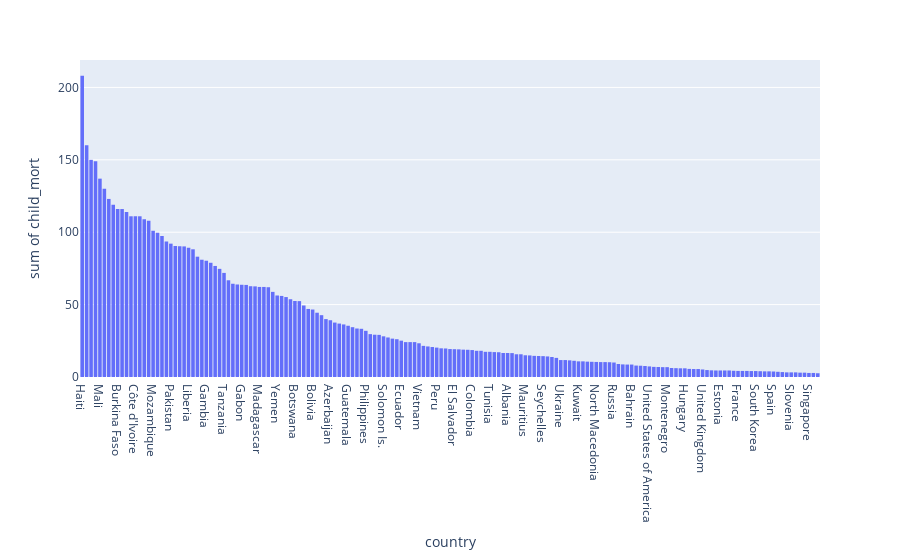

This figure's notebook cell:
### Code cell
px.histogram(df.sort_values('child_mort',ascending=False), x='country', y='child_mort')

### Figure 1 — Plotly figure (JSON) as saved in the notebook; plotly's stock layout.template omitted (floating-point values rounded to 4 significant figures; data arrays with more than 128 entries replaced by an {"elided": "..."} marker saying what was removed)
{"data": [{"alignmentgroup": "True", "bingroup": "x", "histfunc": "sum", "hovertemplate": "country=%{x}<br>sum of child_mort=%{y}<extra></extra>", "legendgroup": "", "marker": {"color": "#636efa", "pattern": {"shape": ""}}, "name": "", "offsetgroup": "", "orientation": "v", "showlegend": false, "type": "histogram", "x": {"elided": "167 str values"}, "xaxis": "x", "y": {"elided": "167 float values"}, "yaxis": "y"}], "layout": {"barmode": "relative", "legend": {"tracegroupgap": 0}, "margin": {"t": 60}, "xaxis": {"anchor": "y", "domain": [0, 1], "title": {"text": "country"}}, "yaxis": {"anchor": "x", "domain": [0, 1], "title": {"text": "sum of child_mort"}}}}
